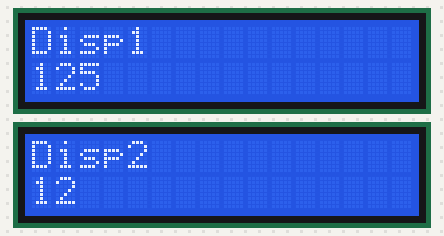
Bench run of a sketch on a simulated Arduino Uno, built with avr-gcc and run on an emulated ATmega328P. On the bench: 2 × 16×2 character LCD.

Above: at 0.27 s.
At 5.09 s:
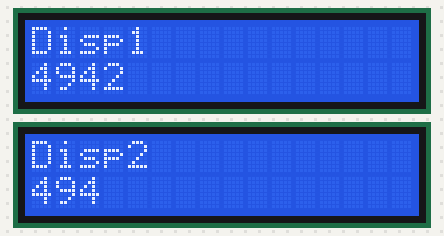
At 9.91 s:
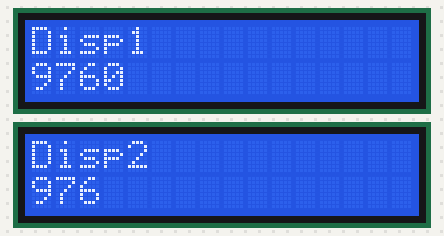
At 19.82 s:
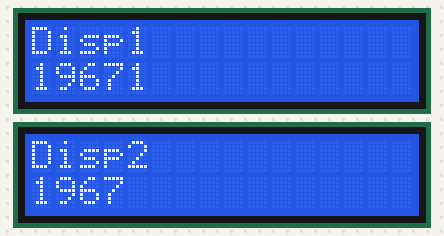
At 29.73 s:
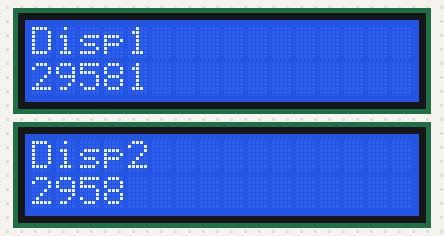
At 39.64 s:
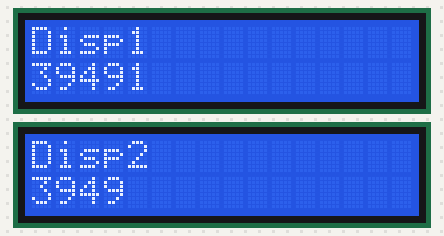

The sketch:

2lcds.ino
```cpp
// include the library code:
#include <LiquidCrystal.h>

// initialize the library with the numbers of the interface pins
LiquidCrystal lcd1(12, 5, 7, 8, 9, 10);
LiquidCrystal lcd2(12, 4, 7, 8, 9, 10);


void setup() {
  // set up the LCD's number of rows and columns:
  lcd1.begin(16, 2);
  lcd2.begin(16, 2);


  // Print a message to the LCD.
  lcd1.print("Disp1");
  lcd2.print("Disp2");

}

void loop() {
  // set the cursor to column 0, line 1
  // (note: line 1 is the second row, since counting begins with 0):
  lcd1.setCursor(0, 1);
  lcd2.setCursor(0, 1);


 // print the number of seconds since reset:
  lcd1.print(millis()/1);
  lcd2.print(millis()/10);

}
```
